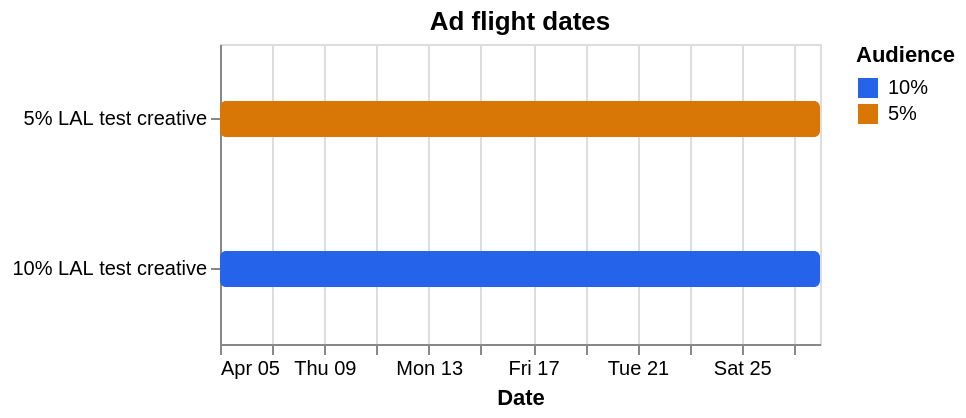

The cell this chart's notebook holds for it:
### Markdown cell above
## 4. Visualize the ad timeline

This chart checks whether ads ran during comparable windows. Different launch
dates can create a time-period confound: an ad may look better because it ran on
stronger demand days rather than because its audience or creative was better.

### Code cell
timeline = bundle.scorecards.ad.loc[
    bundle.scorecards.ad["campaign_id"].eq(campaign_id)
].copy()
timeline["Audience"] = timeline["adset_name"].str.extract(r"(^\d+%)")[0]

timeline_chart = (
    alt.Chart(timeline)
    .mark_bar(cornerRadius=3, height=18)
    .encode(
        x=alt.X("entity_start_date:T", title="Date"),
        x2="entity_end_date:T",
        y=alt.Y("entity_name:N", title=None, sort="x"),
        color=alt.Color(
            "Audience:N",
            scale=alt.Scale(range=["#2563EB", "#D97706"]),
        ),
        tooltip=[
            alt.Tooltip("entity_name:N", title="Ad"),
            alt.Tooltip("adset_name:N", title="Adset"),
            alt.Tooltip("creative_name:N", title="Creative"),
            alt.Tooltip("entity_start_date:T", title="Start", format="%d %b %Y"),
            alt.Tooltip("entity_end_date:T", title="End", format="%d %b %Y"),
        ],
    )
    .properties(height=150, title="Ad flight dates")
)
timeline_chart

### Figure 1 — Vega-Lite specification as saved in the notebook (floating-point values rounded to 4 significant figures)
{"config": {"view": {"continuousWidth": 300, "continuousHeight": 300}}, "data": {"name": "data-94d19d052b9e8f1fc403600d16d519ae"}, "mark": {"type": "bar", "cornerRadius": 3, "height": 18}, "encoding": {"color": {"field": "Audience", "scale": {"range": ["#2563EB", "#D97706"]}, "type": "nominal"}, "tooltip": [{"field": "entity_name", "title": "Ad", "type": "nominal"}, {"field": "adset_name", "title": "Adset", "type": "nominal"}, {"field": "creative_name", "title": "Creative", "type": "nominal"}, {"field": "entity_start_date", "format": "%d %b %Y", "title": "Start", "type": "temporal"}, {"field": "entity_end_date", "format": "%d %b %Y", "title": "End", "type": "temporal"}], "x": {"field": "entity_start_date", "title": "Date", "type": "temporal"}, "x2": {"field": "entity_end_date"}, "y": {"field": "entity_name", "sort": "x", "title": null, "type": "nominal"}}, "height": 150, "title": "Ad flight dates", "$schema": "https://vega.github.io/schema/vega-lite/v5.20.1.json", "datasets": {"data-94d19d052b9e8f1fc403600d16d519ae": [{"ad_id": "120209876543210024", "ad_name": "5% LAL test creative", "adset_id": "120209876543240015", "campaign_id": "120209876543220008", "creative_id": "120209876543230011", "entity_start_date": "2026-04-05T00:00:00", "entity_end_date": "2026-04-28T00:00:00", "entity_status": "COMPLETED", "entity_effective_status": "COMPLETED", "adset_name": "5% Lookalike experimental", "audience_type": "lookalike", "campaign_name": "Post-Eid Lookalike Test", "campaign_type": "experimental", "objective": "OUTCOME_LEADS", "creative_name": "Post-Eid Lookalike test creative A", "theme": "discovery", "angle": "experimental_intro", "entity_id": "120209876543210024", "entity_name": "5% LAL test creative", "media_start": "2026-04-05T00:00:00", "media_end": "2026-04-28T00:00:00", "active_days": 24, "impressions": 1032294, "reach": 652411, "valid_daily_reach_sum": 556400.0, "avg_daily_reach": 26490.0, "peak_daily_reach": 135600.0, "invalid_reach_rows": 3, "clicks": 11908, "link_clicks": 7033, "spend": 4256.0, "meta_conversation_starts": 828.0, "observed_conversations": 25, "unique_customers": 25, "mature_conversations": 22, "repeated_customers": 14, "new_customer_conversations": 0, "returning_customer_conversations": 25, "repeat_conversations": 25, "repeat_delivered_orders": 11, "orders_created": 20, "delivered_orders": 11, "refunded_orders": 2, "cancelled_orders": 5, "ghosted_conversations": 2, "negative_outcomes": 11, "open_or_pending_conversations": 3, "gross_order_value": 27970.0, "delivered_revenue": 15550.0, "net_revenue": 16260.0, "refunded_amount": 3270.0, "cancelled_value": 5712.0, "pending_value": 2730.0, "avg_conversation_minutes": 165.6, "avg_message_count": 6.96, "inbound_messages": 94, "outbound_messages": 80, "mature_unique_customers": 22, "delivered_customers": 11, "negative_outcome_customers": 11, "unique_products_ordered": 21, "units_ordered": 37.0, "line_item_value": 27970.0, "unique_categories_ordered": 9, "ad_count": 1, "adset_count": 1, "unique_creatives": 1, "entity_level": "ad", "period_days": 24, "frequency": 1.582, "frequency_proxy": 1.855, "link_ctr_pct": 0.6813, "cpm": 4.123, "cpc": 0.6052, "cost_per_meta_conversation": 5.14, "cost_per_observed_conversation": 170.2, "cost_per_delivered_order": 386.9, "net_roas": 3.82, "delivered_roas": 3.653, "aov": 1413.0, "order_creation_rate": 0.9091, "delivered_rate": 0.5, "refund_rate": 0.1538, "negative_outcome_rate": 0.5, "unresolved_outcome_rate": 0.12, "customer_delivered_rate": 0.5, "customer_negative_outcome_rate": 0.5, "repeat_conversation_rate": 1.0, "repeat_order_rate": 1.0, "net_revenue_per_day": 677.5, "observed_conversations_per_day": 1.042, "delivered_rate_pct": 50.0, "negative_outcome_rate_pct": 50.0, "order_creation_rate_pct": 90.91, "customer_delivered_rate_pct": 50.0, "unresolved_outcome_rate_pct": 12.0, "order_creation_rate_ci_low": 0.7219, "order_creation_rate_ci_high": 0.9747, "delivered_rate_ci_low": 0.3072, "delivered_rate_ci_high": 0.6928, "negative_outcome_rate_ci_low": 0.3072, "negative_outcome_rate_ci_high": 0.6928, "customer_delivered_rate_ci_low": 0.3072, "customer_delivered_rate_ci_high": 0.6928, "customer_negative_outcome_rate_ci_low": 0.3072, "customer_negative_outcome_rate_ci_high": 0.6928, "next_cycle_action": "insufficient_evidence", "evidence_status": "limited_evidence", "allocation_metric": "cost_per_observed_conversation", "allocation_metric_value": 170.2, "allocation_benchmark": 92.26, "allocation_benchmark_source": "current-cycle portfolio median", "allocation_metric_passed": false, "allocation_confidence_interval_low": null, "allocation_confidence_interval_high": null, "decision_reason": "Cost per observed conversation has an unfavorable point estimate, but it is not sufficient by itself to declare a loser across many comparisons.", "Audience": "5%"}, {"ad_id": "120209876543210025", "ad_name": "10% LAL test creative", "adset_id": "120209876543240016", "campaign_id": "120209876543220008", "creative_id": "120209876543230012", "entity_start_date": "2026-04-05T00:00:00", "entity_end_date": "2026-04-28T00:00:00", "entity_status": "COMPLETED", "entity_effective_status": "COMPLETED", "adset_name": "10% Lookalike experimental", "audience_type": "lookalike", "campaign_name": "Post-Eid Lookalike Test", "campaign_type": "experimental", "objective": "OUTCOME_LEADS", "creative_name": "Post-Eid Lookalike test creative B", "theme": "premium_heritage", "angle": "experimental_premium", "entity_id": "120209876543210025", "entity_name": "10% LAL test creative", "media_start": "2026-04-05T00:00:00", "media_end": "2026-04-28T00:00:00", "active_days": 24, "impressions": 831250, "reach": 553574, "valid_daily_reach_sum": 487000.0, "avg_daily_reach": 22140.0, "peak_daily_reach": 103800.0, "invalid_reach_rows": 2, "clicks": 10292, "link_clicks": 9364, "spend": 3506.0, "meta_conversation_starts": 817.0, "observed_conversations": 38, "unique_customers": 38, "mature_conversations": 30, "repeated_customers": 13, "new_customer_conversations": 0, "returning_customer_conversations": 38, "repeat_conversations": 38, "repeat_delivered_orders": 16, "orders_created": 22, "delivered_orders": 16, "refunded_orders": 2, "cancelled_orders": 2, "ghosted_conversations": 10, "negative_outcomes": 14, "open_or_pending_conversations": 8, "gross_order_value": 31920.0, "delivered_revenue": 25890.0, "net_revenue": 25890.0, "refunded_amount": 2870.0, "cancelled_value": 1634.0, "pending_value": 1527.0, "avg_conversation_minutes": 103.4, "avg_message_count": 6.395, "inbound_messages": 131, "outbound_messages": 112, "mature_unique_customers": 30, "delivered_customers": 16, "negative_outcome_customers": 14, "unique_products_ordered": 21, "units_ordered": 42.0, "line_item_value": 31910.0, "unique_categories_ordered": 6, "ad_count": 1, "adset_count": 1, "unique_creatives": 1, "entity_level": "ad", "period_days": 24, "frequency": 1.502, "frequency_proxy": 1.707, "link_ctr_pct": 1.126, "cpm": 4.218, "cpc": 0.3744, "cost_per_meta_conversation": 4.291, "cost_per_observed_conversation": 92.26, "cost_per_delivered_order": 219.1, "net_roas": 7.383, "delivered_roas": 7.383, "aov": 1618.0, "order_creation_rate": 0.7333, "delivered_rate": 0.5333, "refund_rate": 0.1111, "negative_outcome_rate": 0.4667, "unresolved_outcome_rate": 0.2105, "customer_delivered_rate": 0.5333, "customer_negative_outcome_rate": 0.4667, "repeat_conversation_rate": 1.0, "repeat_order_rate": 1.0, "net_revenue_per_day": 1079.0, "observed_conversations_per_day": 1.583, "delivered_rate_pct": 53.33, "negative_outcome_rate_pct": 46.67, "order_creation_rate_pct": 73.33, "customer_delivered_rate_pct": 53.33, "unresolved_outcome_rate_pct": 21.05, "order_creation_rate_ci_low": 0.5555, "order_creation_rate_ci_high": 0.8582, "delivered_rate_ci_low": 0.3614, "delivered_rate_ci_high": 0.6977, "negative_outcome_rate_ci_low": 0.3023, "negative_outcome_rate_ci_high": 0.6386, "customer_delivered_rate_ci_low": 0.3614, "customer_delivered_rate_ci_high": 0.6977, "customer_negative_outcome_rate_ci_low": 0.3023, "customer_negative_outcome_rate_ci_high": 0.6386, "next_cycle_action": "keep_as_test", "evidence_status": "limited_evidence", "allocation_metric": "cost_per_observed_conversation", "allocation_metric_value": 92.26, "allocation_benchmark": 170.2, "allocation_benchmark_source": "current-cycle portfolio median", "allocation_metric_passed": true, "allocation_confidence_interval_low": null, "allocation_confidence_interval_high": null, "decision_reason": "Cost per observed conversation has a favorable point estimate, but no validated sampling interval is available; treat it as a test hypothesis.", "Audience": "10%"}]}}
